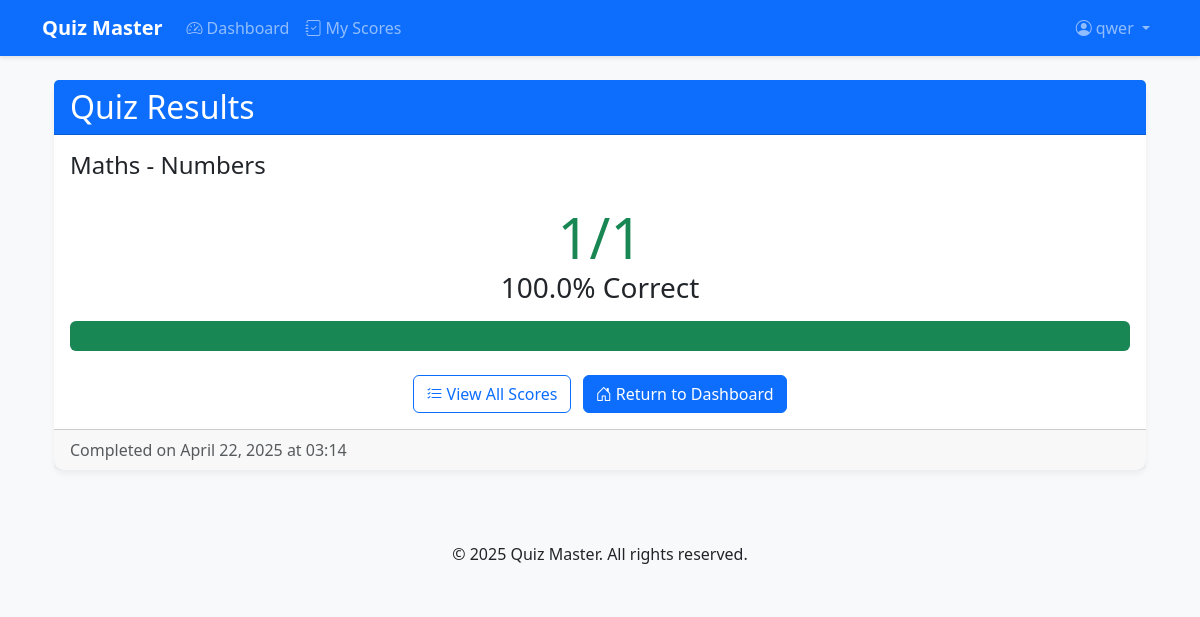
Page /user/quiz/1/result (signed in) on the committed database.
### models.py (models this page shows, shortened)
class User(UserMixin, db.Model):
    __tablename__ = 'users'
    id = db.Column(db.Integer, primary_key=True)
    username = db.Column(db.String(80), unique=True, nullable=False)
    email = db.Column(db.String(120), unique=True, nullable=False)
    password = db.Column(db.String(200), nullable=False)
    full_name = db.Column(db.String(120))
    qualification = db.Column(db.String(120))
    dob = db.Column(db.Date)
    is_admin = db.Column(db.Boolean, default=False)
    created_at = db.Column(db.DateTime, default=datetime.utcnow)
    scores = db.relationship('Score', backref='user', lazy=True, cascade='all, delete-orphan')

class Subject(db.Model):
    __tablename__ = 'subjects'
    id = db.Column(db.Integer, primary_key=True)
    name = db.Column(db.String(120), unique=True, nullable=False)
    description = db.Column(db.Text)
    created_at = db.Column(db.DateTime, default=datetime.utcnow)
    chapters = db.relationship('Chapter', backref='subject', lazy=True, cascade='all, delete-orphan')

class Chapter(db.Model):
    __tablename__ = 'chapters'
    id = db.Column(db.Integer, primary_key=True)
    name = db.Column(db.String(120), nullable=False)
    description = db.Column(db.Text)
    subject_id = db.Column(db.Integer, db.ForeignKey('subjects.id'), nullable=False)
    created_at = db.Column(db.DateTime, default=datetime.utcnow)
    quizzes = db.relationship('Quiz', backref='chapter', lazy=True, cascade='all, delete-orphan')

class Score(db.Model):
    __tablename__ = 'scores'
    id = db.Column(db.Integer, primary_key=True)
    quiz_id = db.Column(db.Integer, db.ForeignKey('quizzes.id'), nullable=False)
    user_id = db.Column(db.Integer, db.ForeignKey('users.id'), nullable=False)
    timestamp = db.Column(db.DateTime, default=datetime.utcnow)
    total_scored = db.Column(db.Integer, nullable=False)
    total_questions = db.Column(db.Integer, nullable=False)
    @property
    def percentage(self):
        return round((self.total_scored / self.total_questions) * 100, 2)

### routes/user.py (the view)
@user_bp.route('/quiz/<int:quiz_id>/result')
@login_required
def quiz_result(quiz_id):
    quiz = Quiz.query.get_or_404(quiz_id)
    score = Score.query.filter_by(
        quiz_id=quiz_id,
        user_id=current_user.id
    ).order_by(
        Score.timestamp.desc()
    ).first_or_404()
    return render_template('quiz_result.html',
                         quiz=quiz,
                         score=score)

### app.py (called while the page is built)
def create_app():
    app = Flask(__name__)
    app.config.from_object(Config)
    db.init_app(app)
    migrate = Migrate(app, db)
    login_manager = LoginManager()
    login_manager.login_view = 'auth.login'
    login_manager.init_app(app)
    @login_manager.user_loader
    def load_user(user_id):
        from models import User
        return User.query.get(int(user_id))
    init_routes(app)
    @app.route('/')
    def index():
        return render_template('index.html')
    return app

### templates/quiz_result.html (shortened to what this page needs)
{% extends "base.html" %}
{% block content %}
<div class="container">
    <div class="card mt-4">
        <div class="card-header bg-primary text-white">
            <h2 class="mb-0">Quiz Results</h2>
        </div>
        <div class="card-body">
            <h4 class="card-title">{{ quiz.chapter.subject.name }} - {{ quiz.chapter.name }}</h4>
            <div class="result-summary text-center my-4">
                <div class="display-4 {% if score.percentage >= 70 %}text-success{% elif score.percentage >= 50 %}text-warning{% else %}text-danger{% endif %}">
                    {{ score.total_scored }}/{{ score.total_questions }}
                </div>
                <div class="h3">
                    {{ score.percentage }}% Correct
                </div>
                <div class="progress mt-3" style="height: 30px;">
                    <div class="progress-bar {% if score.percentage >= 70 %}bg-success{% elif score.percentage >= 50 %}bg-warning{% else %}bg-danger{% endif %}"
                         role="progressbar"
                         style="width: {{ score.percentage }}%"
                         aria-valuenow="{{ score.percentage }}"
                         aria-valuemin="0"
                         aria-valuemax="100">
                    </div>
                </div>
            </div>
            <div class="text-center mt-4">
                <a href="{{ url_for('user.view_my_scores') }}" class="btn btn-outline-primary me-2">
                    <i class="bi bi-list-check"></i> View All Scores
                </a>
                <a href="{{ url_for('user.dashboard') }}" class="btn btn-primary">
                    <i class="bi bi-house-door"></i> Return to Dashboard
                </a>
            </div>
        </div>
        <div class="card-footer text-muted">
            Completed on {{ score.timestamp.strftime('%B %d, %Y at %H:%M') }}
        </div>
    </div>
</div>
{% endblock %}

### templates/base.html (shortened to what this page needs)
<!DOCTYPE html>
<html lang="en">
<head>
    <link href="https://cdn.jsdelivr.net/npm/bootstrap@5.3.0/dist/css/bootstrap.min.css" rel="stylesheet">
    <link rel="stylesheet" href="https://cdn.jsdelivr.net/npm/bootstrap-icons@1.10.0/font/bootstrap-icons.css">
    <link rel="stylesheet" href="{{ url_for('static', filename='css/styles.css') }}">
</head>
<body>
    <nav class="navbar navbar-expand-lg navbar-dark bg-primary">
        <div class="container">
            <a class="navbar-brand" href="{{ url_for('index') }}">Quiz Master</a>
            <div class="collapse navbar-collapse" id="navbarNav">
                <ul class="navbar-nav me-auto">
                    {% if current_user.is_authenticated %}
                    {% if not current_user.is_admin %}
                        <li class="nav-item">
                            <a class="nav-link" href="{{ url_for('user.dashboard') }}">
                                <i class="bi bi-speedometer2 me-1"></i>Dashboard
                            </a>
                        </li>
                        <li class="nav-item">
                            <a class="nav-link" href="{{ url_for('user.view_my_scores') }}">
                                <i class="bi bi-journal-check me-1"></i>My Scores
                            </a>
                        </li>
                        {% endif %}
                    {% endif %}
                </ul>
                <ul class="navbar-nav">
                    {% if current_user.is_authenticated %}
                        <li class="nav-item dropdown">
                            <a class="nav-link dropdown-toggle" href="#" id="userDropdown" role="button" data-bs-toggle="dropdown" aria-expanded="false">
                                <i class="bi bi-person-circle me-1"></i>{{ current_user.full_name or current_user.username }}
                            </a>
                        </li>
                    {% endif %}
                </ul>
            </div>
        </div>
    </nav>
    <main class="container my-4">
        {% block content %}{% endblock %}
    </main>
    <footer class="bg-light py-4 mt-5">
        <div class="container text-center">
            <p class="mb-0">&copy; 2025 Quiz Master. All rights reserved.</p>
        </div>
    </footer>
</body>
</html>

### static/css/styles.css (style rules this page uses)
body { font-family: 'Segoe UI', Tahoma, Geneva, Verdana, sans-serif; background-color: #f8f9fa; color: #212529; }
.navbar { box-shadow: 0 2px 4px rgba(0,0,0,.1); }
.navbar-brand { font-weight: 700; }
.card { border: none; border-radius: 10px; box-shadow: 0 4px 6px rgba(0,0,0,.05); transition: transform 0.2s, box-shadow 0.2s; }

### rows in the picture
User: full_name "qwer"
Subject: chapter.subject.name "Maths"
Chapter: chapter.name "Numbers"
Score: total_scored "1", total_questions "1", percentage "100.0", timestamp "April 22, 2025 at 03:14"
